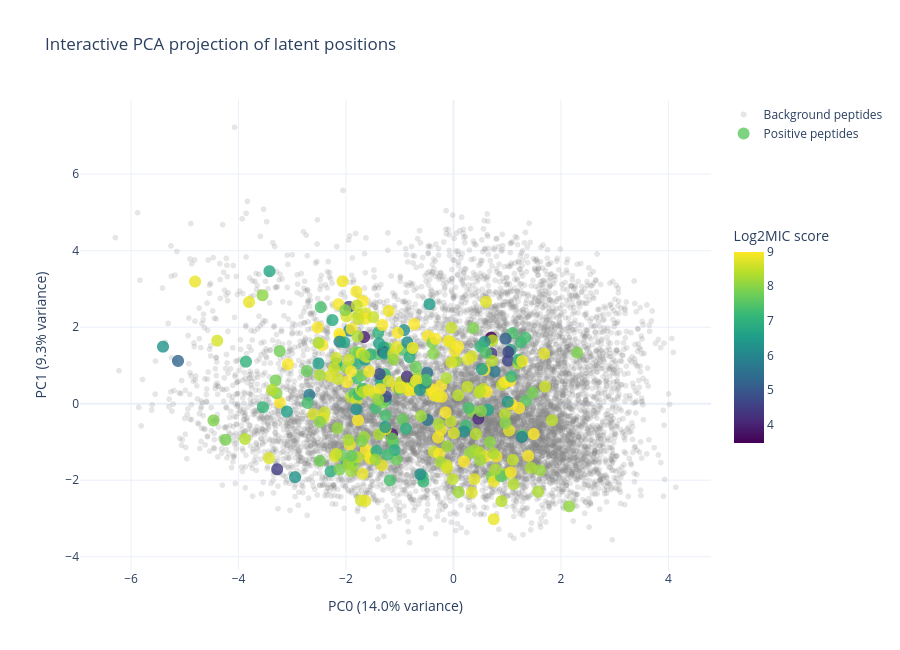

Notebook code cell kept with this figure:
### Code cell
PCA_COMPONENTS = (0, 1)


fig = go.Figure()

fig.add_trace(
    go.Scattergl(
        x=latent_background_projected[:, PCA_COMPONENTS[0]],
        y=latent_background_projected[:, PCA_COMPONENTS[1]],
        mode="markers",
        name="Background peptides",
        marker={
            "size": 6,
            "opacity": 0.2,
            "color": "gray",
        },
    )
)

fig.add_trace(
    go.Scattergl(
        x=projected_positive[:, PCA_COMPONENTS[0]],
        y=projected_positive[:, PCA_COMPONENTS[1]],
        mode="markers",
        name="Positive peptides",
        marker={
            "size": 12,
            "color": scores,
            "opacity": 0.8,
            "colorscale": "Viridis",
            "colorbar": {
                "title": "Log2MIC score",
                "len": 0.5,
                "y": 0.5,
                "yanchor": "middle",
                "x": 1.02,
            },
        },
        customdata=np.column_stack((positive_sample, scores)),
        hovertemplate=("Sequence: %{customdata[0]}<br>Score: %{customdata[1]:.4f}<br>"),
    )
)

fig.update_layout(
    title="Interactive PCA projection of latent positions",
    xaxis_title=f"PC{PCA_COMPONENTS[0]} ({pca.explained_variance_ratio_[PCA_COMPONENTS[0]]:.1%} variance)",
    yaxis_title=f"PC{PCA_COMPONENTS[1]} ({pca.explained_variance_ratio_[PCA_COMPONENTS[1]]:.1%} variance)",
    template="plotly_white",
    width=900,
    height=650,
)

fig.show()

### Figure 1 — Plotly figure (JSON) as saved in the notebook; plotly's stock layout.template omitted (floating-point values rounded to 4 significant figures; data arrays with more than 128 entries replaced by an {"elided": "..."} marker saying what was removed)
{"data": [{"marker": {"color": "gray", "opacity": 0.2, "size": 6}, "mode": "markers", "name": "Background peptides", "type": "scattergl", "x": {"elided": "10000 float values"}, "y": {"elided": "10000 float values"}}, {"customdata": {"elided": "300x2 mixed values"}, "hovertemplate": "Sequence: %{customdata[0]}<br>Score: %{customdata[1]:.4f}<br>", "marker": {"color": {"elided": "300 float values"}, "colorbar": {"len": 0.5, "title": {"text": "Log2MIC score"}, "x": 1.02, "y": 0.5, "yanchor": "middle"}, "colorscale": [[0, "#440154"], [0.1111, "#482878"], [0.2222, "#3e4989"], [0.3333, "#31688e"], [0.4444, "#26828e"], [0.5556, "#1f9e89"], [0.6667, "#35b779"], [0.7778, "#6ece58"], [0.8889, "#b5de2b"], [1, "#fde725"]], "opacity": 0.8, "size": 12}, "mode": "markers", "name": "Positive peptides", "type": "scattergl", "x": {"elided": "300 float values"}, "y": {"elided": "300 float values"}}], "layout": {"height": 650, "title": {"text": "Interactive PCA projection of latent positions"}, "width": 900, "xaxis": {"title": {"text": "PC0 (14.0% variance)"}}, "yaxis": {"title": {"text": "PC1 (9.3% variance)"}}}}
